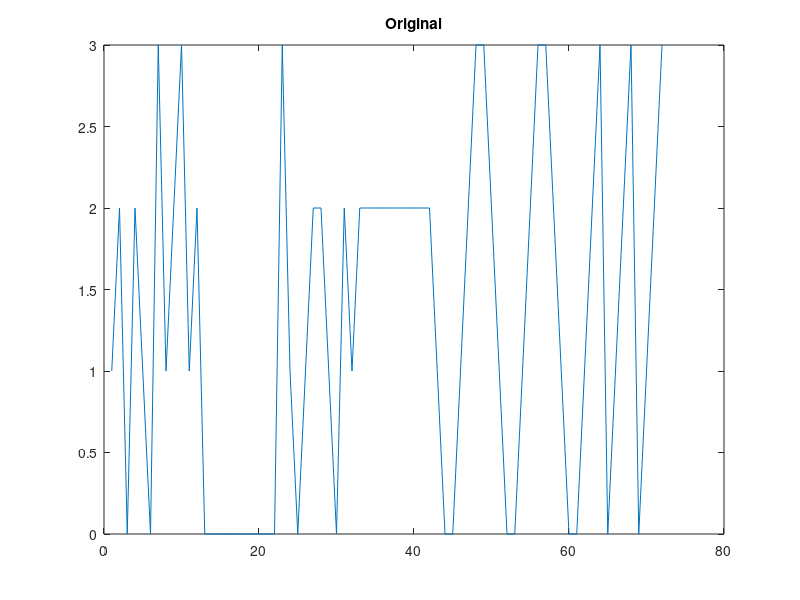

Source code (MATLAB): (Note: this script raises an error after producing the figure.)
close all
clear all

oversampling = 32;
numCarriers = 18;
numSymbols = 4;

fs = 4e6;
ts = 1/fs;
data_source = [1 2 0 2 1 0 3 1 2 3 1 2 0 0 0 0 0 0 0 0 0 0 3 1 0 1 2 2 1 0 2 1 2 2 2 2 2 2 2 2 2 2 1 0 0 1 2 3 3 2 1 0 0 1 2 3 3 2 1 0 0 1 2 3 0 1 2 3 0 1 2 3];
%data_source = randsrc(1,72,[0 1 2 3 4 5 6 7 8 9 10 11 12 13 14 15]);
%data_source = randsrc(1,72,[0 1 2 3 4 5 6 7]);

figure;
plot(data_source);
title('Original');

hModulator =  comm.QPSKModulator('PhaseOffset', pi/4,'SymbolMapping','Binary');
%hModulator =  comm.RectangularQAMModulator(16);

hDemodulator =  comm.QPSKDemodulator('PhaseOffset', pi/4+pi,'SymbolMapping','Binary');
%hDemodulator =  comm.RectangularQAMDemodulator(16);
modData = step(hModulator, data_source.').';
data_matrix = reshape(modData, numCarriers, numSymbols);

ifft_data = ifft(data_matrix,numCarriers);
[rows_ifft_data cols_ifft_data]=size(ifft_data);
len_ofdm_data = rows_ifft_data*cols_ifft_data;
ofdmSignal = reshape(ifft_data, 1, len_ofdm_data);

figure;
plot(real(ofdmSignal), 'b-x'); hold on;
plot(imag(ofdmSignal), 'r-x'); hold off;


% IQ modulation
ofdmSignal = resample(ofdmSignal,oversampling,1);   %resample to have more samples per symbol
fc = 700e3;
tc = [0:ts:(length(ofdmSignal)-1)*ts];
%mixedSignal = ofdmSignal .* exp(j*2*pi*fc*tc);
mixedSignal = ofdmSignal .* (cos(2*pi*fc*tc)+j*sin(2*pi*fc*tc));



mixedSignal = 2*real(mixedSignal);
%mixedSignal = awgn(mixedSignal,33,0);   %added noise


xAxis = linspace(0,fs,1024);
figure;
plot(xAxis, abs(fft(ofdmSignal, 1024))); hold on;
plot(xAxis, abs(fft(mixedSignal, 1024)), 'r'); hold off;


%For QAM(16) no carrier ERROR!
%fc = 699.88e3;
deMixedSignal = mixedSignal .* exp(-j*2*pi*fc*tc);
%deMixedSignal = mixedSignal .* (cos(2*pi*fc*tc) + j*sin(2*pi*fc*tc));

deMixedSignal = fft(deMixedSignal);
deMixedSignal(end/4:3*end/4) = 0;
deMixedSignal = ifft(deMixedSignal);

%deMixedSignalResampled = resample(deMixedSignal,1,oversampling);
 deMixedSignalResampled = downsample(deMixedSignal(1:end),oversampling);

figure;
plot(abs(fft(deMixedSignal))); hold on;
title('deMixedSignal');

deMixedSignalResampled = reshape(deMixedSignalResampled, numCarriers, numSymbols);
fftSignal = fft(deMixedSignalResampled);
fftSignal = reshape(fftSignal, 1, numCarriers*numSymbols);
demodSignal = step(hDemodulator, fftSignal.').';

figure;
plot(demodSignal);
title('Demodulated');

figure;
plot(real(fftSignal), imag(fftSignal),'b.');
title('Received data');

figure;
subplot(221); plot(real(modData));
subplot(223); plot(imag(modData), 'r');
subplot(222); plot(real(fftSignal));
subplot(224); plot(imag(fftSignal), 'r');
title('Modulated signal, fftSignal comparison');

